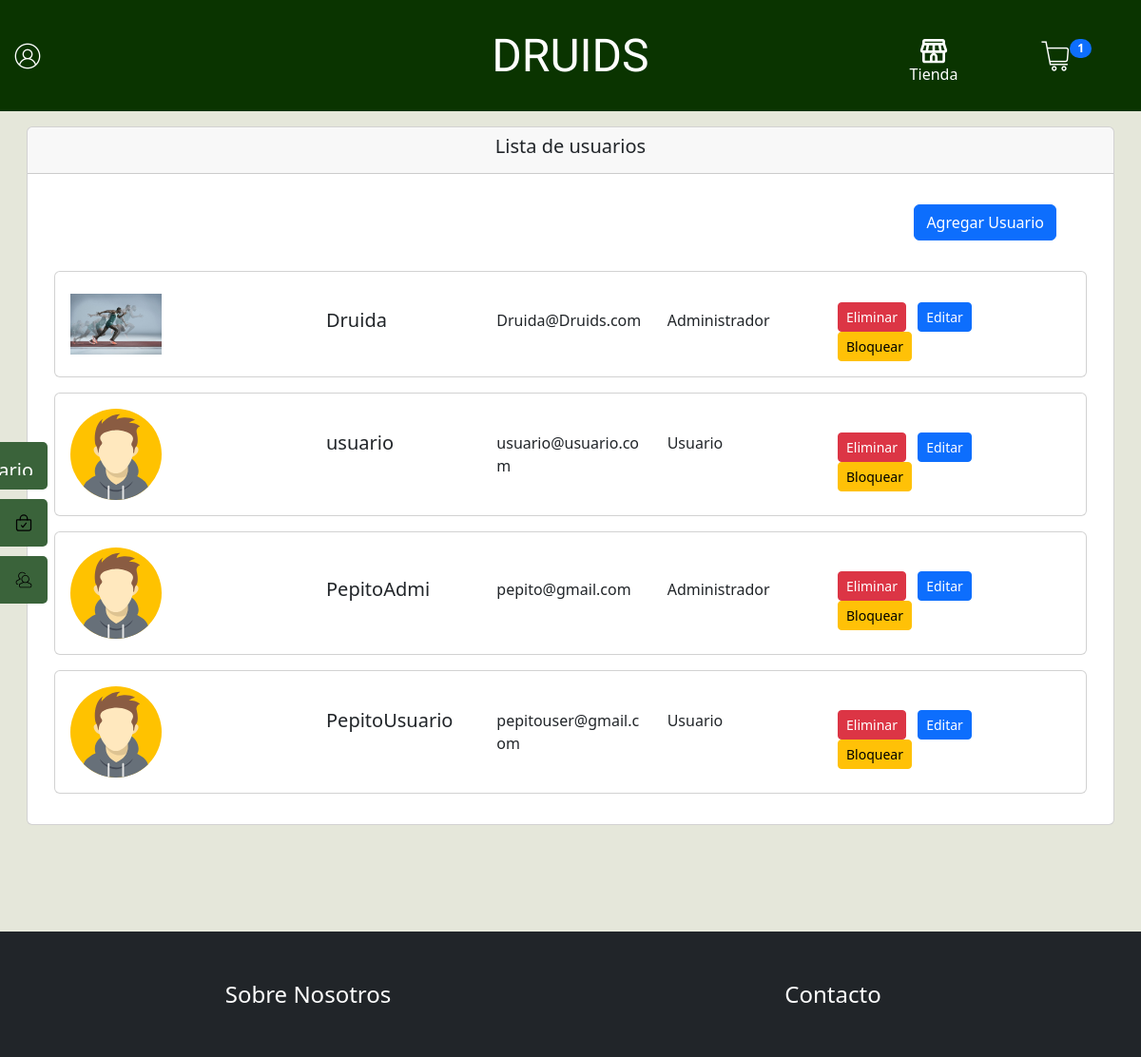
Screenshot of /listaUsuarios/ (signed in) with the database file from the repository.
### Druids/models.py (models this page shows, shortened)
class Usuario(models.Model):
    usuario = models.OneToOneField(User, on_delete=models.CASCADE)
    nombre_usuario = models.CharField(max_length=50, unique=True, verbose_name="Nombre de usuario")
    rut = models.CharField(max_length=10, unique=True, verbose_name="RUT", blank=True, null=True)
    correo = models.EmailField(unique=True, verbose_name="Correo Electrónico")
    foto_perfil = models.ImageField(upload_to='usuarios/', blank=True, null=True, verbose_name="Foto de perfil")
    direccion = models.CharField(max_length=255, blank=True, null=True, verbose_name="Dirección")
    rol = models.CharField(max_length=20, choices=[('Administrador', 'Administrador'), ('Usuario', 'Usuario')], verbose_name="Rol")

### Druids/views.py (the view)
# urls.py: path('listaUsuarios/', listaUsuarios, name='listaUsuarios'),
def listaUsuarios(request):
    if request.method == 'POST':
        form = RegistroAdminForm(request.POST)
        if form.is_valid():
            user = form.save(commit=False)
            rol = form.cleaned_data.get('rol')
            if rol == 'Administrador':
                user.is_superuser = True
                user.is_staff = True
            else:
                user.is_superuser = False
                user.is_staff = False
            user.save()
            print("User saved successfully")
            usuario = Usuario(
                usuario=user,
                nombre_usuario=form.cleaned_data.get('username'),
                correo=form.cleaned_data.get('email'),
                rol=rol
            )
            usuario.save()
            print("Usuario saved successfully")
            return redirect('listaUsuarios')
        else:
            print("Formulario no válido")
            print(form.errors)
    else:
        form = RegistroAdminForm()
    usuarios = Usuario.objects.all()
    data = {
        'usuarios': usuarios,
        'form': form
    }
    return render(request, 'Druids/listaUsuarios.html', data )

### Druids/context_processors.py (called while the page is built)
def carrito_items_contador(request):
    contador = CarritoItem.objects.count()
    return {'carrito_items_contador': contador}

### Druids/templates/Druids/listaUsuarios.html (shortened to what this page needs)
{% extends 'Druids/base.html' %}
{% load static %}
{% load crispy_forms_tags %}
{% block contenido %}
<link rel="stylesheet" href="{% static 'Druids/css/listaUsuarios.css' %}">
<main>
    <div class="container-fluid Historial">
        <div class="card m-3">
            <div class="card-header d-flex justify-content-center">
                <h5>Lista de usuarios</h5>
            </div>
            <div class="contenedor-boton-agregar">
                <button class="btn btn-primary mt-3" id="boton-agregar-usuario" type="button" data-bs-toggle="modal"
                    data-bs-target="#ModalAgregar">Agregar Usuario</button>
            </div>
            <div class="card-body">
                <div class="container-fluid mt-3">
                    <div class="col-12 mb-3">
                        {% for usuario in usuarios %}
                        <div class="card mt-3">
                            <div class="card-body row d-flex align-items-center">
                                {% if usuario.foto_perfil %}
                                <div class="col-md-3 contenedor-imagen">
                                    <img class="imagenPerfil" src="{{ usuario.foto_perfil.url }}"
                                        alt="imagen de perfil">
                                </div>
                                {% else %}
                                <div class="col-md-3 contenedor-imagen">
                                    <img class="imagenPerfil" src="{% static 'Druids/img/avatar.svg' %}"
                                        alt="imagen de perfil">
                                </div>
                                {% endif %}
                                <div class="col-sm-12 col-md-6">
                                    <div class="row contenedor-informacion">
                                        <div class="col-sm-4">
                                            <h5 class="card-title ">{{ usuario.nombre_usuario }}</h5>
                                        </div>
                                        <div class="col-sm-4">
                                            <p class="card-text">{{ usuario.correo }}</p>
                                        </div>
                                        <div class="col-sm-4">
                                            <p class="card-text">{{ usuario.rol }}</p>
                                        </div>
                                    </div>
                                </div>
                                <div class="col-md-3 mt-3">
                                    <div class="row d-flex justify botones-usuarios">
                                        <div class="col-sm-auto">
                                            <a href="#" class="btn btn-sm btn-danger me-2"
                                                data-bs-toggle="modal" data-bs-target="#ModalEliminar"
                                                data-id="{{ usuario.id }}"
                                                data-nombre="{{ usuario.nombre_usuario }}">Eliminar</a>
                                            <a href="{% url 'editarUsuario' usuario.id %}" class="btn btn-sm btn-primary me-2">Editar</a>
                                        </div>
                                        {% if usuario.usuario.is_active %}
                                        <div class="col-sm-auto"> <a href="#" class="btn btn-sm btn-warning me-2"
                                                    data-bs-toggle="modal" data-bs-target="#ModalBloquear" data-id="{{ usuario.id }}" data-nombre="{{ usuario.nombre_usuario }}">Bloquear</a>
                                        </div>
                                        {% else %}
                                        <div class="col-sm-auto"> <a href="#" class="btn btn-sm btn-success me-2"
                                                    data-bs-toggle="modal"
                                                    data-bs-target="#ModalDesbloquear" data-id="{{ usuario.id }}" data-nombre="{{ usuario.nombre_usuario }}">Desbloquear</a>
                                         </div>
                                        {% endif %}
                                        </div>
                                    </div>
                                </div>
                            </div>
                            {% endfor %}
                        </div>
                    </div>
                </div>
            </div>
        </div>
</main>
{% endblock %}

### Druids/static/Druids/css/base.css (style rules this page uses)
body { background-color: #e5e7da; }

### Druids/static/Druids/css/listaUsuarios.css (style rules this page uses)
.contenedor-boton-agregar { display: flex; justify-content: flex-end; margin-right: 5vw; margin-top: 1rem; }
.imagenPerfil { max-width: 6rem; }

### rows the page displays
Usuario: foto_perfil (picture), nombre_usuario "Druida", correo "Druida@Druids.com", rol "Administrador"
Usuario: nombre_usuario "usuario", correo "usuario@usuario.com", rol "Usuario"
Usuario: nombre_usuario "PepitoAdmi", correo "pepito@gmail.com", rol "Administrador"
Usuario: nombre_usuario "PepitoUsuario", correo "pepitouser@gmail.com", rol "Usuario"

### other values shown
{{ carrito_items_contador }} "1"
